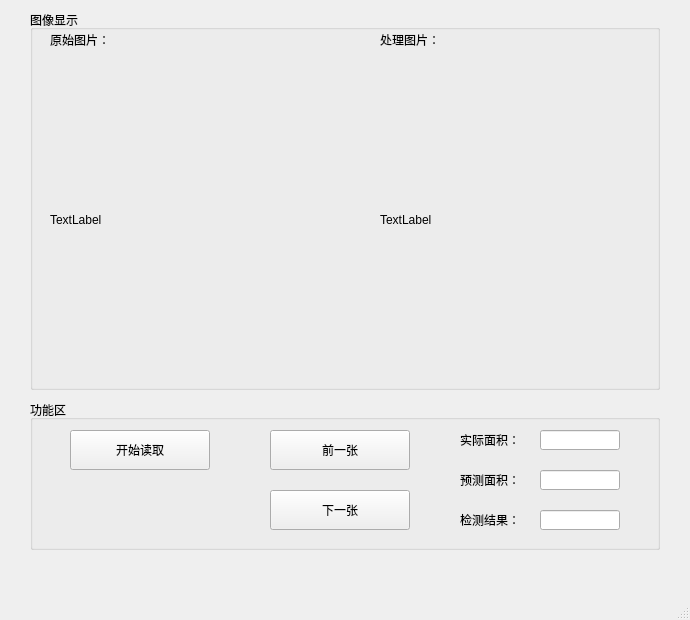
<?xml version="1.0" encoding="UTF-8"?>
<ui version="4.0">
 <class>MainWindow</class>
 <widget class="QMainWindow" name="MainWindow">
  <property name="geometry">
   <rect>
    <x>0</x>
    <y>0</y>
    <width>690</width>
    <height>620</height>
   </rect>
  </property>
  <property name="windowTitle">
   <string>MainWindow</string>
  </property>
  <widget class="QWidget" name="centralwidget">
   <widget class="QGroupBox" name="groupBox">
    <property name="geometry">
     <rect>
      <x>30</x>
      <y>10</y>
      <width>630</width>
      <height>380</height>
     </rect>
    </property>
    <property name="title">
     <string>图像显示</string>
    </property>
    <widget class="QLabel" name="label_5">
     <property name="geometry">
      <rect>
       <x>20</x>
       <y>20</y>
       <width>80</width>
       <height>20</height>
      </rect>
     </property>
     <property name="text">
      <string>原始图片：</string>
     </property>
    </widget>
    <widget class="QLabel" name="l_imgPrimary">
     <property name="geometry">
      <rect>
       <x>20</x>
       <y>50</y>
       <width>260</width>
       <height>320</height>
      </rect>
     </property>
     <property name="text">
      <string>TextLabel</string>
     </property>
    </widget>
    <widget class="QLabel" name="label_6">
     <property name="geometry">
      <rect>
       <x>350</x>
       <y>20</y>
       <width>80</width>
       <height>20</height>
      </rect>
     </property>
     <property name="text">
      <string>处理图片：</string>
     </property>
    </widget>
    <widget class="QLabel" name="l_imgProcess">
     <property name="geometry">
      <rect>
       <x>350</x>
       <y>50</y>
       <width>260</width>
       <height>320</height>
      </rect>
     </property>
     <property name="text">
      <string>TextLabel</string>
     </property>
    </widget>
   </widget>
   <widget class="QGroupBox" name="groupBox_2">
    <property name="geometry">
     <rect>
      <x>30</x>
      <y>400</y>
      <width>630</width>
      <height>150</height>
     </rect>
    </property>
    <property name="title">
     <string>功能区</string>
    </property>
    <widget class="QPushButton" name="b_readImg">
     <property name="geometry">
      <rect>
       <x>40</x>
       <y>30</y>
       <width>140</width>
       <height>40</height>
      </rect>
     </property>
     <property name="text">
      <string>开始读取</string>
     </property>
    </widget>
    <widget class="QPushButton" name="b_prevImg">
     <property name="geometry">
      <rect>
       <x>240</x>
       <y>30</y>
       <width>140</width>
       <height>40</height>
      </rect>
     </property>
     <property name="text">
      <string>前一张</string>
     </property>
    </widget>
    <widget class="QPushButton" name="b_nextImg">
     <property name="geometry">
      <rect>
       <x>240</x>
       <y>90</y>
       <width>140</width>
       <height>40</height>
      </rect>
     </property>
     <property name="text">
      <string>下一张</string>
     </property>
    </widget>
    <widget class="QLineEdit" name="e_valueDetect">
     <property name="geometry">
      <rect>
       <x>510</x>
       <y>110</y>
       <width>80</width>
       <height>20</height>
      </rect>
     </property>
     <property name="readOnly">
      <bool>true</bool>
     </property>
    </widget>
    <widget class="QLabel" name="label_2">
     <property name="geometry">
      <rect>
       <x>430</x>
       <y>30</y>
       <width>70</width>
       <height>20</height>
      </rect>
     </property>
     <property name="text">
      <string>实际面积：</string>
     </property>
    </widget>
    <widget class="QLineEdit" name="e_areaDetect">
     <property name="geometry">
      <rect>
       <x>510</x>
       <y>30</y>
       <width>80</width>
       <height>20</height>
      </rect>
     </property>
     <property name="readOnly">
      <bool>true</bool>
     </property>
    </widget>
    <widget class="QLabel" name="label">
     <property name="geometry">
      <rect>
       <x>430</x>
       <y>70</y>
       <width>70</width>
       <height>20</height>
      </rect>
     </property>
     <property name="minimumSize">
      <size>
       <width>0</width>
       <height>0</height>
      </size>
     </property>
     <property name="text">
      <string>预测面积：</string>
     </property>
    </widget>
    <widget class="QLineEdit" name="e_areaPredict">
     <property name="geometry">
      <rect>
       <x>510</x>
       <y>70</y>
       <width>80</width>
       <height>20</height>
      </rect>
     </property>
     <property name="readOnly">
      <bool>true</bool>
     </property>
    </widget>
    <widget class="QLabel" name="label_3">
     <property name="geometry">
      <rect>
       <x>430</x>
       <y>110</y>
       <width>70</width>
       <height>20</height>
      </rect>
     </property>
     <property name="text">
      <string>检测结果：</string>
     </property>
    </widget>
   </widget>
  </widget>
  <widget class="QMenuBar" name="menubar">
   <property name="geometry">
    <rect>
     <x>0</x>
     <y>0</y>
     <width>690</width>
     <height>26</height>
    </rect>
   </property>
  </widget>
  <widget class="QStatusBar" name="statusbar"/>
 </widget>
 <resources/>
 <connections>
  <connection>
   <sender>b_readImg</sender>
   <signal>clicked()</signal>
   <receiver>MainWindow</receiver>
   <slot>readImg()</slot>
   <hints>
    <hint type="sourcelabel">
     <x>517</x>
     <y>441</y>
    </hint>
    <hint type="destinationlabel">
     <x>615</x>
     <y>409</y>
    </hint>
   </hints>
  </connection>
  <connection>
   <sender>b_nextImg</sender>
   <signal>clicked()</signal>
   <receiver>MainWindow</receiver>
   <slot>nextImg()</slot>
   <hints>
    <hint type="sourcelabel">
     <x>537</x>
     <y>516</y>
    </hint>
    <hint type="destinationlabel">
     <x>615</x>
     <y>480</y>
    </hint>
   </hints>
  </connection>
 </connections>
 <slots>
  <slot>readImg()</slot>
  <slot>nextImg()</slot>
 </slots>
</ui>
